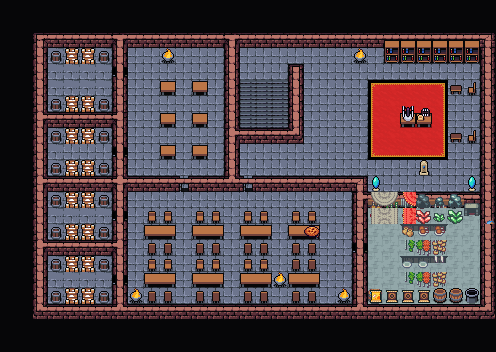

Rendered tile map (Tiled .tmx) drawn with the repository's tilesets; below, a short description and the map source with its tile grids summarised:
An orthogonal 31x22 tile map with 16x16 px tiles, 6 tile layers (Colission, Background, Walls, CullterBis, ...), 5 tilesets and 31 objects.

<map version="1.10" tiledversion="1.10.1" orientation="orthogonal" renderorder="right-down" width="31" height="22" tilewidth="16" tileheight="16" infinite="0" nextlayerid="28" nextobjectid="222">
 <editorsettings>
  <export format="tmx" />
 </editorsettings>
 <tileset firstgid="1" source="../tileset/main.tsx" />
 <tileset firstgid="10113" source="../tileset/buildings.tsx" />
 <tileset firstgid="11905" source="../tileset/dungeon.tsx" />
 <tileset firstgid="16001" source="../tileset/FarmFood.tsx" />
 <tileset firstgid="20097" source="../tileset/main-nocollide.tsx" />
 <layer id="27" name="Colission" width="31" height="22">
  <data>[682 cells, 81 non-empty, 5 distinct tile ids]</data>
 </layer>
 <layer id="23" name="Background" width="31" height="22">
  <data>[682 cells, 186 non-empty, 5 distinct tile ids]</data>
 </layer>
 <layer id="22" name="Walls" width="31" height="22">
  <data>[682 cells, 659 non-empty, 30 distinct tile ids]</data>
 </layer>
 <layer id="24" name="CullterBis" width="31" height="22">
  <data>[682 cells, 107 non-empty, 32 distinct tile ids]</data>
 </layer>
 <layer id="25" name="Clutter" width="31" height="22">
  <properties>
   <property name="spriteLayer" type="bool" value="true" />
  </properties>
  <data>[682 cells, 86 non-empty, 47 distinct tile ids]</data>
 </layer>
 <layer id="26" name="AboveSprites" width="31" height="22">
  <data>[682 cells, 15 non-empty, 8 distinct tile ids]</data>
 </layer>
 <objectgroup id="12" name="Objects" opacity="0.9" offsetx="3.15789" offsety="7.89474">
  <object id="115" template="../obj/gold.tx" x="92.4733" y="149.744" />
  <object id="117" template="../obj/enemy.tx" x="410.167" y="232.68" width="16.6667" height="12.6667">
   <properties>
    <property name="effect">{ "startBattleWithCardInCommandZone": [ "Chef's Boss Effect" ]
}</property>
    <property name="enemy" value="The Cheff" />
    <property name="reward">[
  {
    "type": "item",
    "probability": 1,
    "count": 1,
    "itemName": "Basement Key"
  }
]
</property>
    <property name="waypoints" value="219,218" />
   </properties>
  </object>
  <object id="122" template="../obj/enemy.tx" x="378.102" y="117.958">
   <properties>
    <property name="enemy" value="Apprentice Red Wizard" />
    <property name="threatRange" type="int" value="60" />
   </properties>
  </object>
  <object id="169" template="../obj/enemy.tx" x="132.706" y="119.913">
   <properties>
    <property name="enemy" value="Rogue" />
    <property name="spawn.Hard" type="bool" value="true" />
    <property name="threatRange" type="int" value="40" />
    <property name="waypoints" value="216,215" />
   </properties>
  </object>
  <object id="173" template="../obj/waypoint.tx" x="327.209" y="294.093" />
  <object id="178" template="../obj/enemy.tx" x="218.946" y="201.624">
   <properties>
    <property name="enemy" value="Human Mercenary" />
    <property name="threatRange" type="int" value="40" />
    <property name="waypoints" value="192,183" />
   </properties>
  </object>
  <object id="183" template="../obj/waypoint.tx" x="140.194" y="202.17" />
  <object id="185" template="../obj/manashards.tx" x="134.816" y="58.3119" />
  <object id="186" template="../obj/manashards.tx" x="178.144" y="59.0319" />
  <object id="192" template="../obj/waypoint.tx" x="327.356" y="203.896" />
  <object id="193" template="../obj/collision.tx" x="29.4688" y="23.1517" width="460.199" height="20.1039" />
  <object id="195" template="../obj/collision.tx" x="479.663" y="27.3272" width="16" height="286.103" />
  <object id="196" template="../obj/collision.tx" x="27.6244" y="28.5159" width="16" height="334.084" />
  <object id="203" template="../obj/gold.tx" x="45.8978" y="214.529" />
  <object id="204" template="../obj/gold.tx" x="45.5645" y="70.6262" />
  <object id="205" template="../obj/enemy.tx" x="68.9918" y="79.1982">
   <properties>
    <property name="enemy" value="High Elf" />
    <property name="spawn.Hard" type="bool" value="true" />
    <property name="threatRange" type="int" value="40" />
   </properties>
  </object>
  <object id="206" template="../obj/enemy.tx" x="68.0862" y="151.197">
   <properties>
    <property name="enemy" value="Dwarf Mercenary" />
    <property name="spawn.Hard" type="bool" value="true" />
    <property name="threatRange" type="int" value="40" />
   </properties>
  </object>
  <object id="207" template="../obj/enemy.tx" x="70.3503" y="214.139">
   <properties>
    <property name="enemy" value="Human Mercenary" />
    <property name="spawn.Hard" type="bool" value="true" />
    <property name="threatRange" type="int" value="40" />
   </properties>
  </object>
  <object id="208" template="../obj/enemy.tx" x="64.5263" y="280.39">
   <properties>
    <property name="enemy" value="Human Mercenary" />
    <property name="spawn.Hard" type="bool" value="true" />
    <property name="threatRange" type="int" value="40" />
   </properties>
  </object>
  <object id="210" template="../obj/gold.tx" x="93.4443" y="297.459" />
  <object id="211" template="../obj/booster.tx" x="160.72" y="122.902">
   <properties>
    <property name="reward">[
  {
    "editions": [ "A25" ],
    "type": "card",
    "count": 10,
    "rarity": [ "Common" ]
  },
  {
    "editions": [ "A25" ],
    "type": "card",
    "count": 3,
    "rarity": [ "Uncommon" ]
  },
  {
    "editions": [ "A25" ],
    "type": "card",
    "count": 1,
    "rarity": [ "Rare", "Mythic Rare" ]
  }
]
</property>
   </properties>
  </object>
  <object id="212" template="../obj/booster.tx" x="191.776" y="89.7264">
   <properties>
    <property name="reward">[
  {
    "editions": [ "IKO" ],
    "type": "card",
    "count": 10,
    "rarity": [ "Common" ]
  },
  {
    "editions": [ "IKO" ],
    "type": "card",
    "count": 3,
    "rarity": [ "Uncommon" ]
  },
  {
    "editions": [ "IKO" ],
    "type": "card",
    "count": 1,
    "rarity": [ "Rare", "Mythic Rare" ]
  }
]
</property>
   </properties>
  </object>
  <object id="213" template="../obj/booster.tx" x="194.569" y="155.656">
   <properties>
    <property name="reward">[
  {
    "editions": [ "A25" ],
    "type": "card",
    "count": 10,
    "rarity": [ "Common" ]
  },
  {
    "editions": [ "A25" ],
    "type": "card",
    "count": 3,
    "rarity": [ "Uncommon" ]
  },
  {
    "editions": [ "A25" ],
    "type": "card",
    "count": 1,
    "rarity": [ "Rare", "Mythic Rare" ]
  }
]
</property>
   </properties>
  </object>
  <object id="214" template="../obj/collision.tx" x="28.0216" y="296.553" width="464.275" height="16" />
  <object id="215" template="../obj/waypoint.tx" x="131.175" y="163.439" />
  <object id="216" template="../obj/waypoint.tx" x="131.175" y="79.4386" />
  <object id="217" template="../obj/enemy.tx" x="324.842" y="243.105">
   <properties>
    <property name="enemy" value="Master Blue Wizard" />
    <property name="threatRange" type="int" value="40" />
    <property name="waypoints" value="192,173" />
   </properties>
  </object>
  <object id="218" template="../obj/waypoint.tx" x="432.509" y="228.439" />
  <object id="219" template="../obj/waypoint.tx" x="395.509" y="229.105" />
  <object id="220" template="../obj/collision.tx" x="351.038" y="183.105" width="142.275" height="24.6104" />
  <object id="221" template="../obj/door_down.tx" x="242.334" y="95.0333" width="32.3503" height="30.8105" rotation="0.284412">
   <properties>
    <property name="direction" value="up" />
    <property name="teleport" value="maps/map/zedruu_f1.tmx" />
   </properties>
  </object>
 </objectgroup>
</map>
